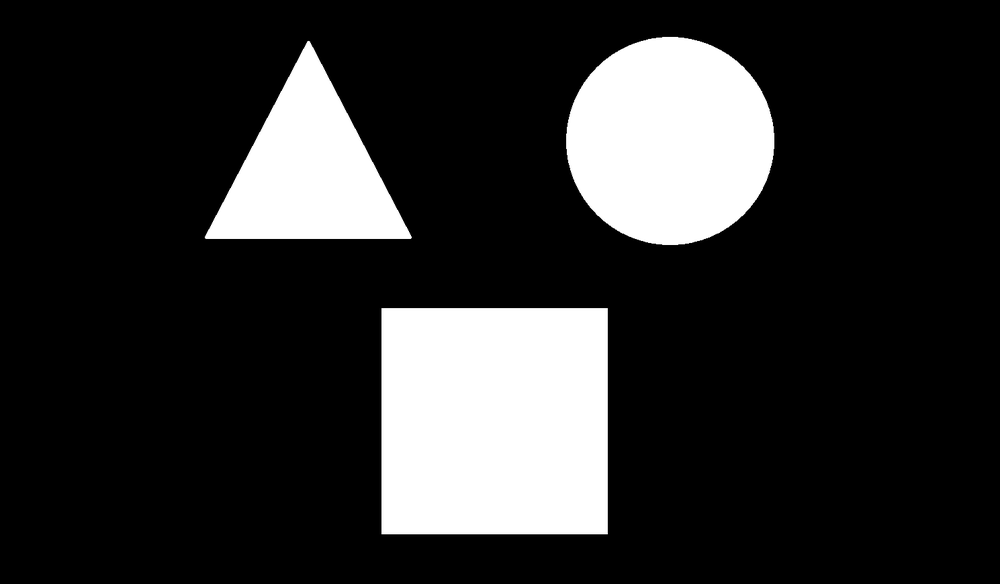
%> input picture assets/figuras.bmp, 1000 x 584 px, shrunk from 1489 x 870 before the run
$ octave Clase7.m   (GNU Octave 9; MATLAB toolbox functions it lacks are replaced by stand-ins)
%> lines starting %> are read from the running program, lines starting %| are printed output that depends on the picture; in (x1, y1, x2, y2) boxes, pixels count from 0 and x2, y2 are one past the last pixel; in counts of white or black regions, pixels touching at a corner belong together; the program's own positions count from 1
### files/recorta.m
function b = recorta(a)
[x,y]=find(a>0);
f_m=min(x(:)); f_x=max(x(:));
c_m=min(y(:)); c_x=max(y(:));
b=a(f_m:f_x,c_m:c_x);
end

### files/Clase7.m
clear ALL, close ALL, clc

a = imread('../assets/figuras.bmp');  [fil,col,cap]=size(a); if cap > 1; a= rgb2gray(a); end
%> further down, a is the input picture: size 584x1000 uint8; min 0, max 255, mean 46.3
%> after `[fil,col,cap]=size(a)`: fil = 584; col = 1000; cap = 1
%figure(1); imshow(a);
[l,n] = bwlabel(a);
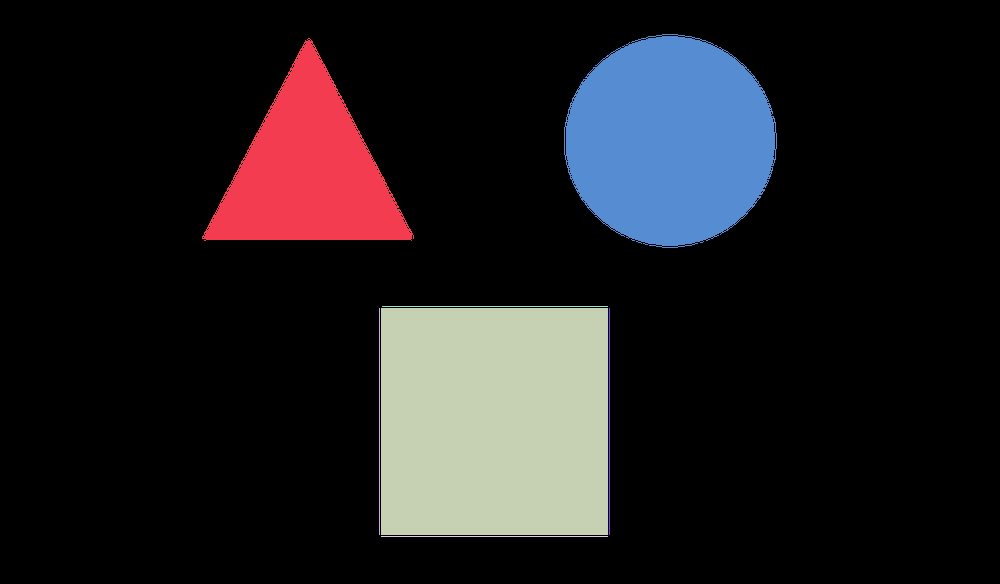
%> l: size 584x1000 double; 8 distinct labels, from 0 to 7; one colour per label, 0 black
%> n = 7
%figure(2); imagesc(l); colormap(copper);
title(['n鷐ero de objetos = ',num2str(n)]);

area_total = [];[fil,col,cap]=size(a);
for i=1:n
   b = a*0;
   b(l==i)=1; area=sum(b(:)); c=recorta(b);[fil,col,cap]=size(c);
   %figure(3); imshow(b); impixelinfo;
   figure(5); imshow(c); impixelinfo;
   title(['area=', num2str(area),'area box = ',num2str(fil*col)]);
   area_total = [area_total, area];
   pause
end
%> this loop made 7 passes
%> (area, f_m in recorta, f_x in recorta, c_m in recorta, c_x in recorta, fil, col, area_total) on passes 1 to 7: (21979, 39, 241, 203, 414, 203, 212, 21979), (227, 309, 535, 380, 380, 227, 1, [21979 227]), (51529, 309, 535, 382, 608, 227, 227, [21979 227 51529]), (227, 537, 537, 382, 608, 1, 227, [21979 227 51529 227]), (226, 307, 307, 383, 608, 1, 226, [21979 227 51529 227 226]), (35048, 35, 248, 565, 777, 214, 213, [21979 227 51529 227 226 35048]), (227, 309, 535, 610, 610, 227, 1, [21979 227 51529 227 226 35048 227])
%> pass 1, in recorta, `b=a(f_m:f_x,c_m:c_x);`:
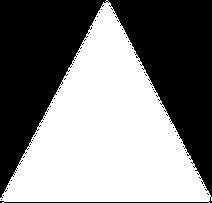
%> b: size 203x212 uint8; values 0 (black) and 1 (white), 51.1% white; 48 black regions (47 under 20 px), largest, box (x1, y1, x2, y2) and area: (0, 0, 212, 203) 21004
%> after the loop:
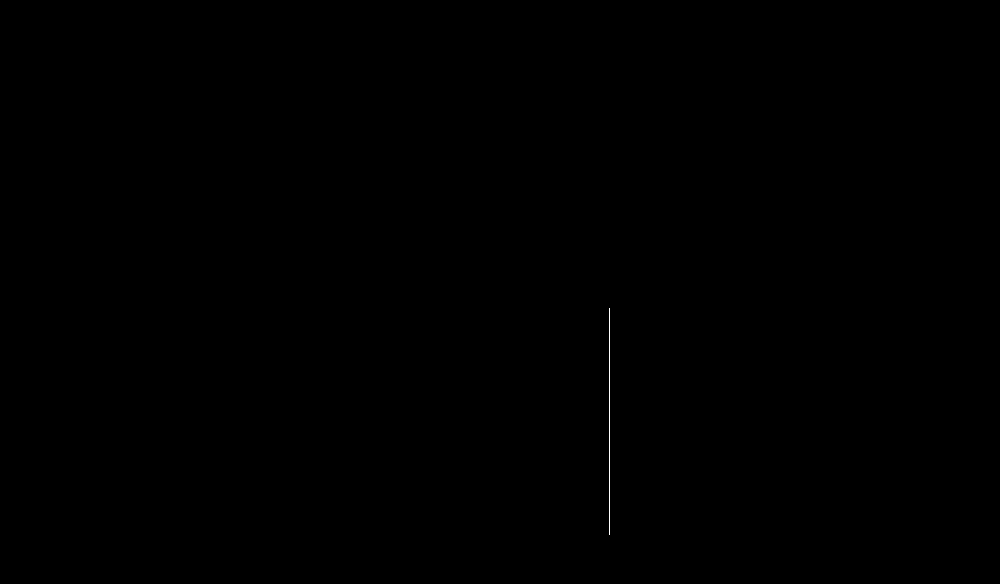
%> b: size 584x1000 uint8; values 0 (black) and 1 (white), 0.04% white in thin lines or dots, all inside (x1, y1, x2, y2) = (609, 308, 610, 535)
%figure(4); plot(area_total);
